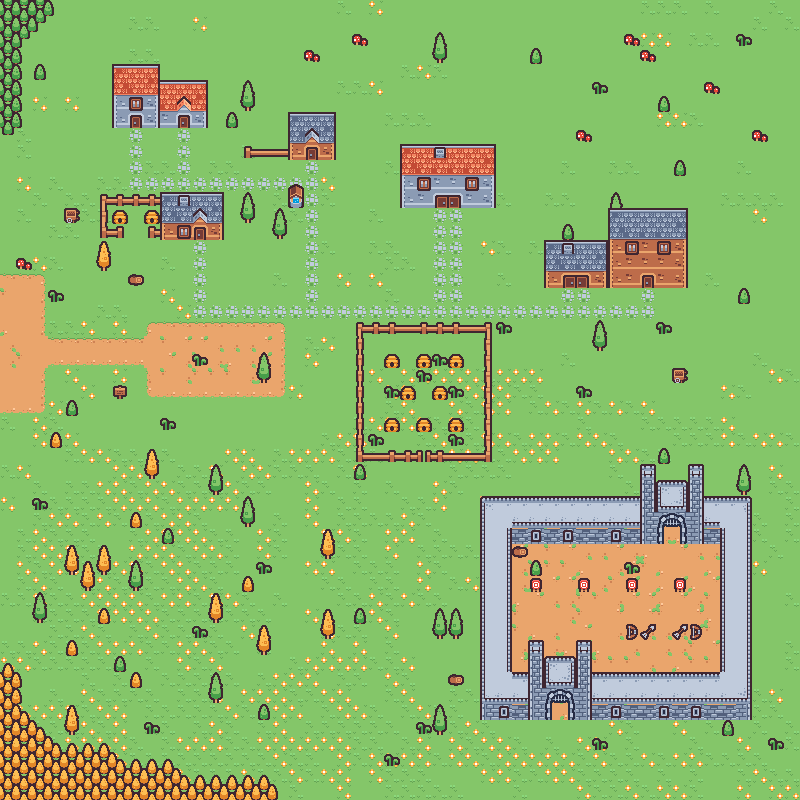

Rendered tile map (Tiled .tmx) drawn with the repository's tilesets; below, a short description and the map source with its tile grids summarised:
An orthogonal 50x50 tile map with 16x16 px tiles, 2 tile layers (Calque de Tuiles 1, Calque de Tuiles 2), 1 hidden layer not drawn.

<map version="1.9" tiledversion="1.9.2" orientation="orthogonal" renderorder="right-down" width="50" height="50" tilewidth="16" tileheight="16" infinite="0" nextlayerid="5" nextobjectid="2">
 <tileset firstgid="1" source="kenney.tsx" />
 <layer id="1" name="Calque de Tuiles 1" width="50" height="50" locked="1">
  <data>[2500 cells, 2500 non-empty, 17 distinct tile ids]</data>
 </layer>
 <layer id="2" name="Calque de Tuiles 2" width="50" height="50">
  <data>[2500 cells, 506 non-empty, 87 distinct tile ids]</data>
 </layer>
 <imagelayer id="3" name="Calque d'Images 1" visible="0" offsetx="13.153" offsety="177.856" parallaxx="1.1">
  <image source="kenney_tinytown.png" width="918" height="515" />
 </imagelayer>
</map>
